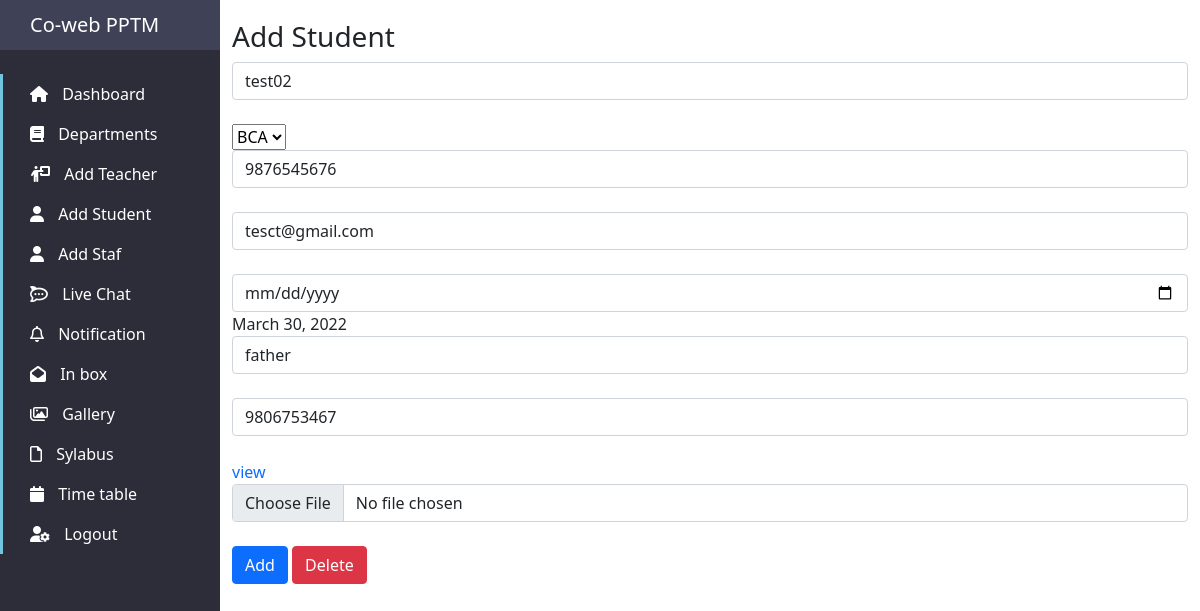
Page /manager/edit/student/2 on the committed database.
### sitemanager/models.py (models this page shows)
class Students(models.Model):
          user = models.ForeignKey(User,on_delete=models.CASCADE)
          Department = models.CharField(max_length= 20,null=True)
          Phone_number = models.CharField(max_length=10)
          DoB =models.DateField(null=True)
          Photo =models.ImageField(null=True, blank=True, upload_to="images/",default="images/example3.jpg")
          Parent_name =models.CharField(max_length=30)
          Contact_number =models.CharField(max_length=10)

### sitemanager/views.py (the view, shortened to what this page needs)
# urls.py: path('edit/student/<int:u_id>',views.edit_student),
def edit_student(request,u_id):
    data = Students.objects.get(pk = u_id)
    page = 2
    department =  Department.objects.all()
    return render(request,"form_add.html",{'page':page,'data':data,"dep":department})

### sitemanager/templates/form_add.html (shortened to what this page needs)
{% extends 'admin_index.html' %}
{% block views %}
{% if page == 1 %}
<h3>Add Teacher</h3>
    <form action="" method="post" enctype="multipart/form-data">
        {% csrf_token %}
        <input class="form-control"  type="text" placeholder="Enter full name" name="name" value="{{data.user.first_name}}" required><br>
        <input class="form-control"  type="text" name="dpt" placeholder="Department" value="{{data.Department}}" required><br>
        <input class="form-control"  type="text" name="subject" placeholder="Subject" value="{{data.Subject}}" required><br>
        <input class="form-control"  type="text" name="qualifications" placeholder="Qualifications" value="{{data.Qualifications}}" required><br>
        <input class="form-control"  type="tel" name="phone" placeholder="Phone number" value="{{data.Phone_number}}" required><br>
        <input class="form-control"  type="email" name="email" placeholder="Email address" value="{{data.user.email}}" required><br>
        <a href="{{data.Photo.url}}">view</a><br>
        <input class="form-control"  type="file" name="image" required><br>
        <input class="btn btn-primary" type="submit" value="Add">
        <a href="/manager/delete/user/{{data.user.id}}" class="btn btn-danger">Delete</a>
    </form>
{% elif page == 2 %}
<h3>Add Student</h3>
<form action="" method="post" enctype="multipart/form-data">
    <input class="form-control"  type="text" placeholder="Enter full name" name="name" value="{{data.user.first_name}}"><br>
    <select name="dpt" id="">
        {% for item in dep %}
        <option value="{{item.id}}">{{item.name}}</option>
        {% endfor %}
    </select>
    <input class="form-control"  type="tel" name="phone" placeholder="Phone number" value="{{data.Phone_number}}" required><br>
    <input class="form-control"  type="email" name="email" placeholder="Email address" value="{{data.user.email}}" required><br>
    <input class="form-control"  type="date" name="dob" placeholder="date of birth" required> {{data.DoB}}<br>
    <input class="form-control"  type="text" name="parent" placeholder="name of parent" value="{{data.Parent_name}}" required><br>
    <input class="form-control"  type="tel" name="contact" placeholder="Contact number" value="{{data.Contact_number}}" required><br>
    <a href="{{data.Photo.url}}">view</a><br>
    <input class="form-control"  type="file" name="photo" required><br>
    <input class="btn btn-primary"   type="submit" value="Add">
    <a href="/manager/delete/user/{{data.user.id}}" class="btn btn-danger">Delete</a>
</form>
{% endif %}
{% endblock views %}

### sitemanager/templates/admin_sidebar.html (style rules this page uses)
a { text-decoration: none; }

### rows in the picture
Students: name "test02", phone "9876545676", email "tesct@gmail.com", DoB "March 30, 2022", parent "father", contact "9806753467"

### other values in the picture
form field dpt "BCA"
